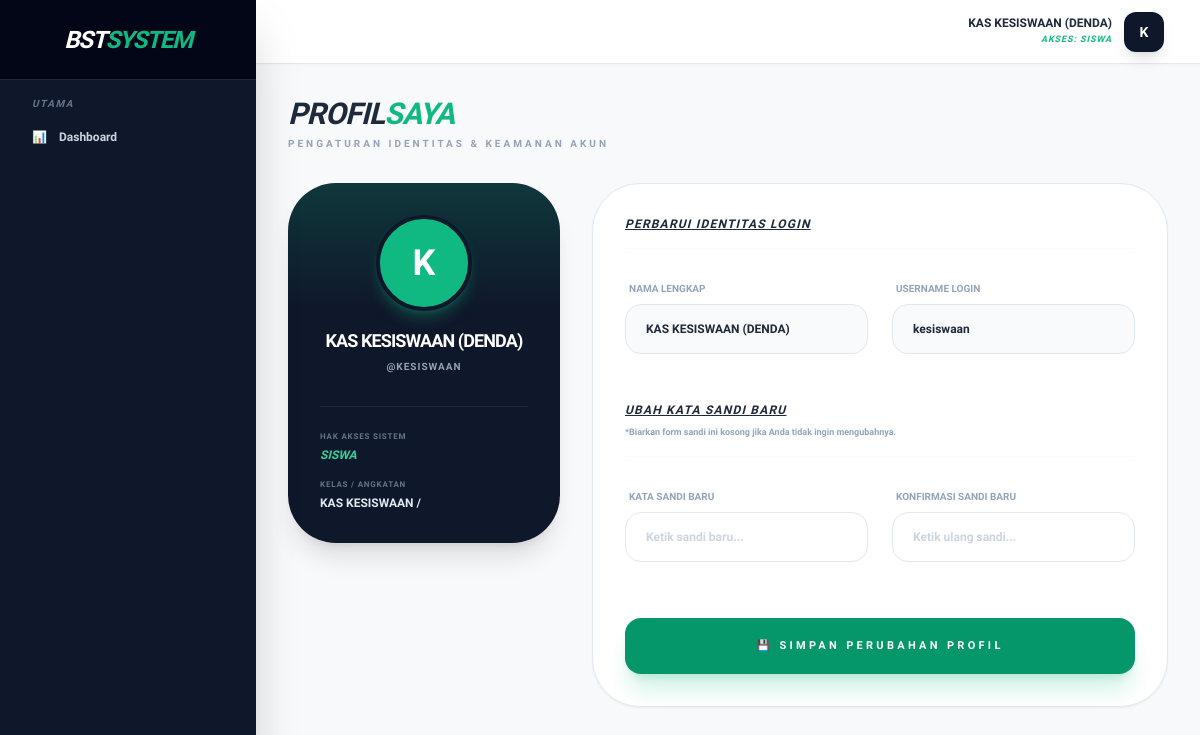
/public/profil (signed in), run on the app's committed database.
### tables this page shows
CREATE TABLE `users` (
  `id` int(11) NOT NULL AUTO_INCREMENT,
  `nama` varchar(100) NOT NULL,
  `username` varchar(50) NOT NULL,
  `password` varchar(255) NOT NULL,
  `role` enum('admin','guru','siswa','staff','alumni') NOT NULL,
  `kelas_id` int(11) DEFAULT NULL,
  `angkatan` varchar(10) DEFAULT NULL,
  `is_active` tinyint(1) NOT NULL DEFAULT 1,
  `deleted_at` timestamp NULL DEFAULT NULL,
  PRIMARY KEY (`id`)
);

CREATE TABLE `kelas` (
  `id` int(11) NOT NULL AUTO_INCREMENT,
  `nama_kelas` varchar(50) NOT NULL,
  `walikelas_id` int(11) DEFAULT NULL,
  PRIMARY KEY (`id`)
);

### app/Controllers/ProfilController.php (called while the page is built, shortened)
<?php
require_once __DIR__ . '/../Core/Database.php';
class ProfilController {
    private $db;
    public function __construct() {
        $this->db = Database::getInstance()->getConnection();
    }
    public function index() {
        $id = $_SESSION['user_id'];
        $stmt = $this->db->prepare("SELECT u.*, k.nama_kelas FROM users u LEFT JOIN kelas k ON u.kelas_id = k.id WHERE u.id = ?");
        $stmt->execute([$id]);
        $profil = $stmt->fetch();
        require_once __DIR__ . '/../../views/layouts/admin.php';
    }
}

### app/Core/Database.php (called while the page is built, shortened)
<?php
class Database {
    private static $instance = null;
    private $conn;
    private function __construct() {
        try {
            $dsn = "mysql:host=" . DB_HOST . ";dbname=" . DB_NAME . ";charset=utf8mb4";
            $options = [
                PDO::ATTR_ERRMODE => PDO::ERRMODE_EXCEPTION,
                PDO::ATTR_DEFAULT_FETCH_MODE => PDO::FETCH_ASSOC,
                PDO::ATTR_EMULATE_PREPARES => false,
            ];
            $this->conn = new PDO($dsn, DB_USER, DB_PASS, $options);
        } catch (PDOException $e) {
            die("Koneksi Database Gagal: " . $e->getMessage());
        }
    }
    public static function getInstance() {
        if (self::$instance === null) {
            self::$instance = new self();
        }
        return self::$instance;
    }
    public function getConnection() {
        return $this->conn;
    }
}

### views/admin/profil/index.php (the view, shortened to what this page needs)
<div class="max-w-5xl mx-auto space-y-8 pb-10">
    <div>
        <h2 class="text-3xl font-black text-slate-800 italic uppercase tracking-tight">PROFIL<span class="text-emerald-500">SAYA</span></h2>
        <p class="text-[10px] font-bold text-slate-400 uppercase tracking-[0.3em] mt-1">Pengaturan Identitas & Keamanan Akun</p>
    </div>
    <div class="grid grid-cols-1 md:grid-cols-3 gap-8">
        <div class="md:col-span-1 space-y-6">
            <div class="bg-slate-900 rounded-[3rem] p-8 text-center text-white shadow-xl relative overflow-hidden">
                <div class="w-24 h-24 mx-auto bg-emerald-500 rounded-full flex items-center justify-center text-4xl font-black shadow-lg shadow-emerald-500/30 relative z-10 border-4 border-slate-900 uppercase">
                    <?= substr($profil['nama'], 0, 1) ?>
                </div>
                <h3 class="text-lg font-black mt-4 uppercase tracking-tighter"><?= htmlspecialchars($profil['nama']) ?></h3>
                <p class="text-[10px] font-bold text-slate-400 uppercase tracking-widest mt-1">@<?= htmlspecialchars($profil['username']) ?></p>
                <div class="mt-8 pt-6 border-t border-slate-800 text-left space-y-4">
                    <div>
                        <p class="text-[8px] font-black text-slate-500 uppercase tracking-widest">Hak Akses Sistem</p>
                        <p class="text-xs font-bold text-emerald-400 uppercase italic mt-1"><?= $profil['role'] ?></p>
                    </div>
                    <?php if($profil['role'] === 'siswa'): ?>
                    <div>
                        <p class="text-[8px] font-black text-slate-500 uppercase tracking-widest">Kelas / Angkatan</p>
                        <p class="text-xs font-bold text-slate-200 mt-1"><?= htmlspecialchars($profil['nama_kelas'] ?? '-') ?> / <?= htmlspecialchars($profil['angkatan'] ?? '-') ?></p>
                    </div>
                    <?php endif; ?>
                </div>
            </div>
        </div>
        <div class="md:col-span-2">
            <form action="<?= BASE_URL ?>/profil/update" method="POST" class="bg-white p-8 rounded-[3rem] border border-slate-200 shadow-sm space-y-8">
                <div class="border-b border-slate-50 pb-4">
                    <h3 class="font-black text-slate-800 text-xs uppercase tracking-widest italic underline">Perbarui Identitas Login</h3>
                </div>
                <div class="grid grid-cols-1 md:grid-cols-2 gap-6">
                    <div>
                        <label class="block text-[10px] font-bold text-slate-400 uppercase mb-2 ml-1">Nama Lengkap</label>
                        <input type="text" name="nama" value="<?= htmlspecialchars($profil['nama']) ?>" required class="w-full px-5 py-4 bg-slate-50 border border-slate-200 rounded-2xl text-xs font-bold outline-none focus:ring-2 focus:ring-emerald-500 transition-all text-slate-800">
                    </div>
                    <div>
                        <label class="block text-[10px] font-bold text-slate-400 uppercase mb-2 ml-1">Username Login</label>
                        <input type="text" name="username" value="<?= htmlspecialchars($profil['username']) ?>" required class="w-full px-5 py-4 bg-slate-50 border border-slate-200 rounded-2xl text-xs font-bold outline-none focus:ring-2 focus:ring-emerald-500 transition-all text-slate-800">
                    </div>
                </div>
                <div class="border-b border-slate-50 pb-4 mt-8 pt-4">
                    <h3 class="font-black text-slate-800 text-xs uppercase tracking-widest italic underline">Ubah Kata Sandi Baru</h3>
                    <p class="text-[9px] text-slate-400 font-bold mt-2">*Biarkan form sandi ini kosong jika Anda tidak ingin mengubahnya.</p>
                </div>
                <div class="grid grid-cols-1 md:grid-cols-2 gap-6">
                    <div>
                        <label class="block text-[10px] font-bold text-slate-400 uppercase mb-2 ml-1">Kata Sandi Baru</label>
                        <input type="password" name="password" placeholder="Ketik sandi baru..." class="w-full px-5 py-4 bg-white border border-slate-200 rounded-2xl text-xs font-bold outline-none focus:ring-2 focus:ring-emerald-500 transition-all text-slate-800 placeholder:text-slate-300">
                    </div>
                    <div>
                        <label class="block text-[10px] font-bold text-slate-400 uppercase mb-2 ml-1">Konfirmasi Sandi Baru</label>
                        <input type="password" name="konfirmasi_password" placeholder="Ketik ulang sandi..." class="w-full px-5 py-4 bg-white border border-slate-200 rounded-2xl text-xs font-bold outline-none focus:ring-2 focus:ring-emerald-500 transition-all text-slate-800 placeholder:text-slate-300">
                    </div>
                </div>
                <div class="pt-6">
                    <button type="submit" class="w-full py-5 bg-emerald-600 text-white text-[11px] font-black uppercase tracking-[0.3em] rounded-2xl shadow-xl shadow-emerald-500/20 hover:bg-emerald-700 transition-all transform active:scale-95">
                        💾 Simpan Perubahan Profil
                    </button>
                </div>
            </form>
        </div>
    </div>
</div>

### views/layouts/admin.php (style rules this page uses)
body { font-family: 'Plus Jakarta Sans', sans-serif; background-color: #f8fafc; }

### data on the page
users: nama "K", nama "KAS KESISWAAN (DENDA)", username "KESISWAAN", role "SISWA", kelas.nama_kelas "KAS KESISWAAN", username "kesiswaan"

### other printed values
$_SESSION['nama'] "KAS KESISWAAN (DENDA)"
$_SESSION['role'] "SISWA"
substr($_SESSION['nama'], 0, 1) "K"
